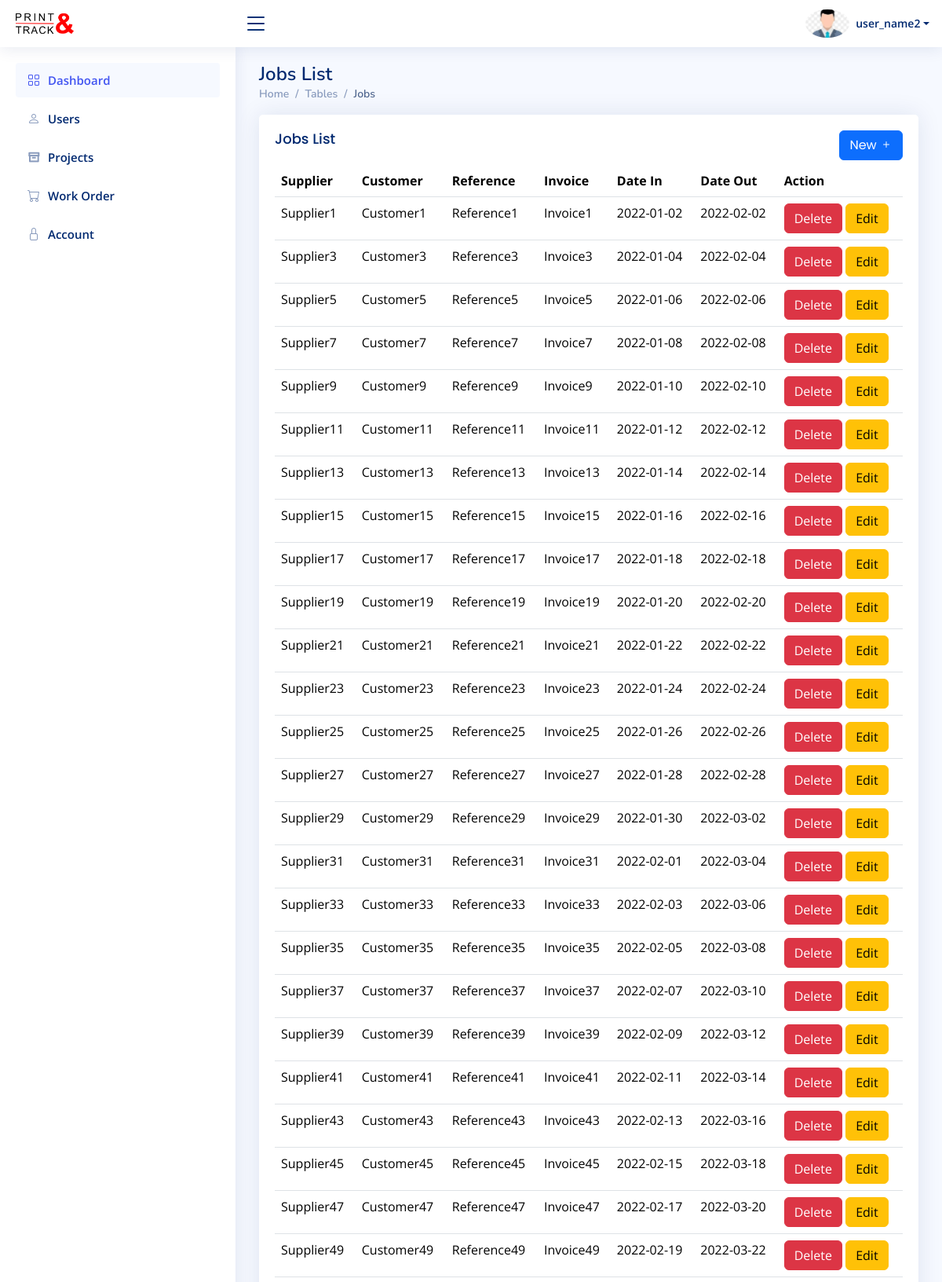
/admin/jobs.php (signed in, upper part), run on the app's committed database.
### tables this page shows
CREATE TABLE `jobs` (
  `project_id` int(11) NOT NULL,
  `user_id` int(11) NOT NULL,
  `supplier` varchar(255) DEFAULT NULL,
  `customer` varchar(255) DEFAULT NULL,
  `reference` varchar(255) DEFAULT NULL,
  `invoice` varchar(255) DEFAULT NULL,
  `date_in` date DEFAULT NULL,
  `date_out` date DEFAULT NULL,
  `archived` tinyint(1) DEFAULT 0
);

### admin/jobs.php (the view, shortened to what this page needs)
<!DOCTYPE html>
<html lang="en">
<head>
  <link href="../assets/vendor/bootstrap/css/bootstrap.min.css" rel="stylesheet">
  <link href="../assets/vendor/bootstrap-icons/bootstrap-icons.css" rel="stylesheet">
  <link href="../assets/vendor/boxicons/css/boxicons.min.css" rel="stylesheet">
  <link href="../assets/vendor/quill/quill.snow.css" rel="stylesheet">
  <link href="../assets/vendor/quill/quill.bubble.css" rel="stylesheet">
  <link href="../assets/vendor/remixicon/remixicon.css" rel="stylesheet">
  <link href="../assets/vendor/simple-datatables/style.css" rel="stylesheet">
  <link href="../assets/css/style.css" rel="stylesheet">
</head>
<body>
  <?php include('header.php') ?>
  <?php include('sidebar.php') ?>
  <main id="main" class="main">
    <div class="pagetitle">
      <h1>Jobs List</h1>
      <nav>
        <ol class="breadcrumb">
          <li class="breadcrumb-item"><a href="dashboard.php">Home</a></li>
          <li class="breadcrumb-item">Tables</li>
          <li class="breadcrumb-item active">Jobs</li>
        </ol>
      </nav>
    </div>
    <section class="section">
      <div class="row">
        <div class="col-lg-12">
          <div class="card">
            <div class="card-body">
              <h5 class="card-title">Jobs List <a class="btn btn-primary float-end" href="jobnew.php"> New <i class="bi bi-plus"></i>  <span></span></a></h5>
              <table class="table datatable">
                <thead>
                  <tr>
                    <th>Supplier</th>
                    <th>Customer</th>
                    <th>Reference</th>
                    <th>Invoice</th>
                    <th>Date In</th>
                    <th>Date Out</th>
                    <th>Action</th>
                  </tr>
                </thead>
                <tbody>
                <?php
                  include '../includes/db.php';
                  $sql = "SELECT * FROM jobs where archived = 1";
                  $result = $conn->query($sql);
                  if ($result->num_rows > 0) {
                      $rows = $result->fetch_all(MYSQLI_ASSOC);
                      foreach ($rows as $row):
                      ?>
                      <tr>
                          <td><?php echo $row['supplier']; ?></td>
                          <td><?php echo $row['customer']; ?></td>
                          <td><?php echo $row['reference']; ?></td>
                          <td><?php echo $row['invoice']; ?></td>
                          <td><?php echo $row['date_in']; ?></td>
                          <td><?php echo $row['date_out']; ?></td>
                          <td>
                              <form action="actions/job_delete_action.php" method="POST">
                                  <button type="submit" name="delete" class="btn btn-danger">Delete</button>
                                  <a href="jobedit.php?id=<?php echo $row['job_id']; ?>" class="btn btn-warning">Edit</a>
                              </form>
                          </td>
                      </tr>
                      <?php endforeach;
                  } else {
                      echo "No records found";
                  }
                ?>
                </tbody>
              </table>
            </div>
          </div>
        </div>
      </div>
    </section>
  </main>
</body>
</html>

### assets/css/style.css (style rules this page uses)
:root { scroll-behavior: smooth; }
body { font-family: "Open Sans", sans-serif; background: #f6f9ff; color: #444444; }
a { color: #4154f1; text-decoration: none; }
h1, h2, h3, h4, h5, h6 { font-family: "Nunito", sans-serif; }
#main { margin-top: 60px; padding: 20px 30px; transition: all 0.3s; }
.pagetitle { margin-bottom: 10px; }
.pagetitle h1 { font-size: 24px; margin-bottom: 0; font-weight: 600; color: #012970; }
.card { margin-bottom: 30px; border: none; border-radius: 5px; box-shadow: 0px 0 30px rgba(1, 41, 112, 0.1); }
.card-title { padding: 20px 0 15px 0; font-size: 18px; font-weight: 500; color: #012970; font-family: "Poppins", sans-serif; }
.card-body { padding: 0 20px 20px 20px; }
.breadcrumb { font-size: 14px; font-family: "Nunito", sans-serif; color: #899bbd; font-weight: 600; }
.breadcrumb a { color: #899bbd; transition: 0.3s; }
.breadcrumb .breadcrumb-item::before { color: #899bbd; }
.breadcrumb .active { color: #51678f; font-weight: 600; }
@media (min-width: 1200px) { #main, #footer { margin-left: 300px; } }

### data on the page
jobs: supplier "Supplier1", customer "Customer1", reference "Reference1", invoice "Invoice1", date_in "2022-01-02", date_out "2022-02-02"
jobs: supplier "Supplier3", customer "Customer3", reference "Reference3", invoice "Invoice3", date_in "2022-01-04", date_out "2022-02-04"
jobs: supplier "Supplier5", customer "Customer5", reference "Reference5", invoice "Invoice5", date_in "2022-01-06", date_out "2022-02-06"
jobs: supplier "Supplier7", customer "Customer7", reference "Reference7", invoice "Invoice7", date_in "2022-01-08", date_out "2022-02-08"
jobs: supplier "Supplier9", customer "Customer9", reference "Reference9", invoice "Invoice9", date_in "2022-01-10", date_out "2022-02-10"
jobs: supplier "Supplier11", customer "Customer11", reference "Reference11", invoice "Invoice11", date_in "2022-01-12", date_out "2022-02-12"
jobs: supplier "Supplier13", customer "Customer13", reference "Reference13", invoice "Invoice13", date_in "2022-01-14", date_out "2022-02-14"
jobs: supplier "Supplier15", customer "Customer15", reference "Reference15", invoice "Invoice15", date_in "2022-01-16", date_out "2022-02-16"
jobs: supplier "Supplier17", customer "Customer17", reference "Reference17", invoice "Invoice17", date_in "2022-01-18", date_out "2022-02-18"
jobs: supplier "Supplier19", customer "Customer19", reference "Reference19", invoice "Invoice19", date_in "2022-01-20", date_out "2022-02-20"
jobs: supplier "Supplier21", customer "Customer21", reference "Reference21", invoice "Invoice21", date_in "2022-01-22", date_out "2022-02-22"
jobs: supplier "Supplier23", customer "Customer23", reference "Reference23", invoice "Invoice23", date_in "2022-01-24", date_out "2022-02-24"
jobs: supplier "Supplier25", customer "Customer25", reference "Reference25", invoice "Invoice25", date_in "2022-01-26", date_out "2022-02-26"
jobs: supplier "Supplier27", customer "Customer27", reference "Reference27", invoice "Invoice27", date_in "2022-01-28", date_out "2022-02-28"
jobs: supplier "Supplier29", customer "Customer29", reference "Reference29", invoice "Invoice29", date_in "2022-01-30", date_out "2022-03-02"
jobs: supplier "Supplier31", customer "Customer31", reference "Reference31", invoice "Invoice31", date_in "2022-02-01", date_out "2022-03-04"
jobs: supplier "Supplier33", customer "Customer33", reference "Reference33", invoice "Invoice33", date_in "2022-02-03", date_out "2022-03-06"
jobs: supplier "Supplier35", customer "Customer35", reference "Reference35", invoice "Invoice35", date_in "2022-02-05", date_out "2022-03-08"
jobs: supplier "Supplier37", customer "Customer37", reference "Reference37", invoice "Invoice37", date_in "2022-02-07", date_out "2022-03-10"
jobs: supplier "Supplier39", customer "Customer39", reference "Reference39", invoice "Invoice39", date_in "2022-02-09", date_out "2022-03-12"
jobs: supplier "Supplier41", customer "Customer41", reference "Reference41", invoice "Invoice41", date_in "2022-02-11", date_out "2022-03-14"
jobs: supplier "Supplier43", customer "Customer43", reference "Reference43", invoice "Invoice43", date_in "2022-02-13", date_out "2022-03-16"
jobs: supplier "Supplier45", customer "Customer45", reference "Reference45", invoice "Invoice45", date_in "2022-02-15", date_out "2022-03-18"
jobs: supplier "Supplier47", customer "Customer47", reference "Reference47", invoice "Invoice47", date_in "2022-02-17", date_out "2022-03-20"
jobs: supplier "Supplier49", customer "Customer49", reference "Reference49", invoice "Invoice49", date_in "2022-02-19", date_out "2022-03-22"

### other printed values
$_SESSION['username'] "user_name2"
